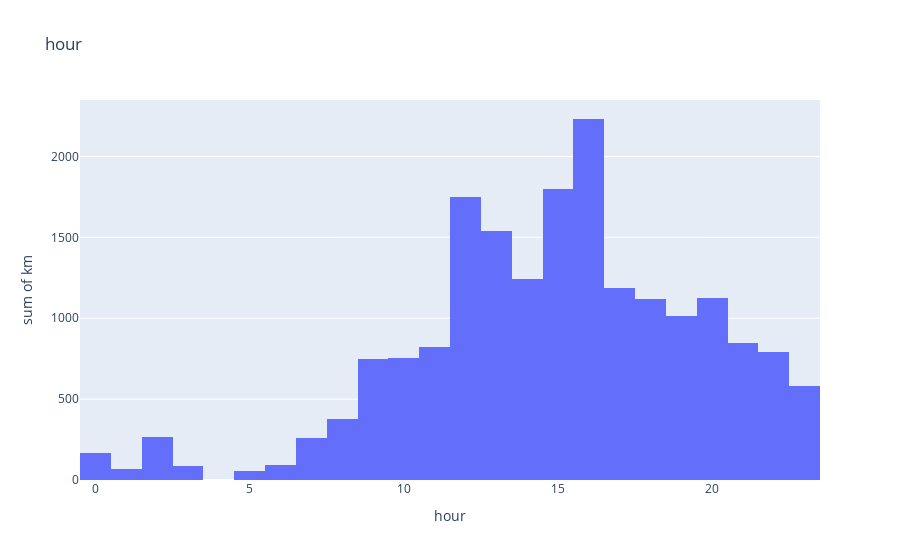

Notebook source saved alongside this figure:
### Code cell
explore('hour')

### Figure 1 — Plotly figure (JSON) as saved in the notebook; plotly's stock layout.template omitted (floating-point values rounded to 4 significant figures; data arrays with more than 128 entries replaced by an {"elided": "..."} marker saying what was removed)
{"data": [{"alignmentgroup": "True", "bingroup": "x", "histfunc": "sum", "hovertemplate": "hour=%{x}<br>sum of km=%{y}<extra></extra>", "legendgroup": "", "marker": {"color": "#636efa", "pattern": {"shape": ""}}, "name": "", "offsetgroup": "", "orientation": "v", "showlegend": false, "type": "histogram", "x": {"elided": "1132 int values"}, "xaxis": "x", "y": {"elided": "1132 float values"}, "yaxis": "y"}], "layout": {"barmode": "relative", "legend": {"tracegroupgap": 0}, "title": {"text": "hour"}, "xaxis": {"anchor": "y", "domain": [0, 1], "title": {"text": "hour"}}, "yaxis": {"anchor": "x", "domain": [0, 1], "title": {"text": "sum of km"}}}}
